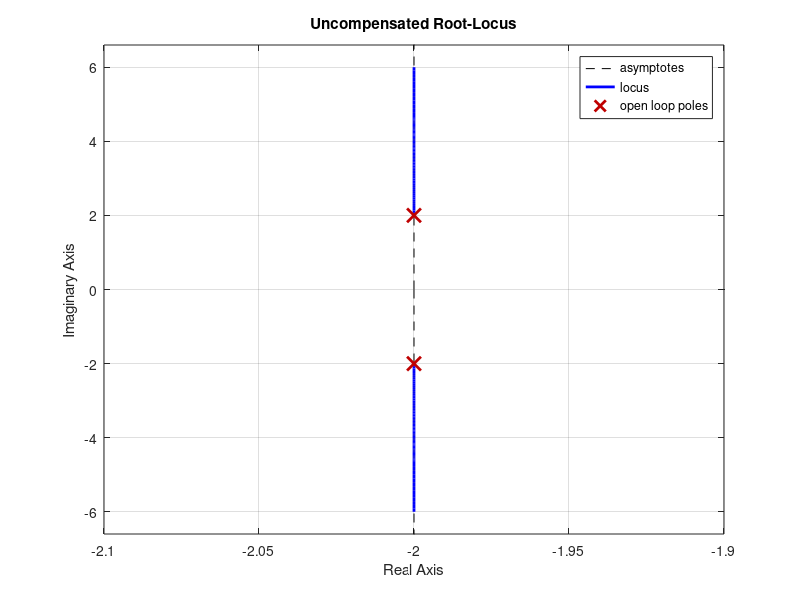
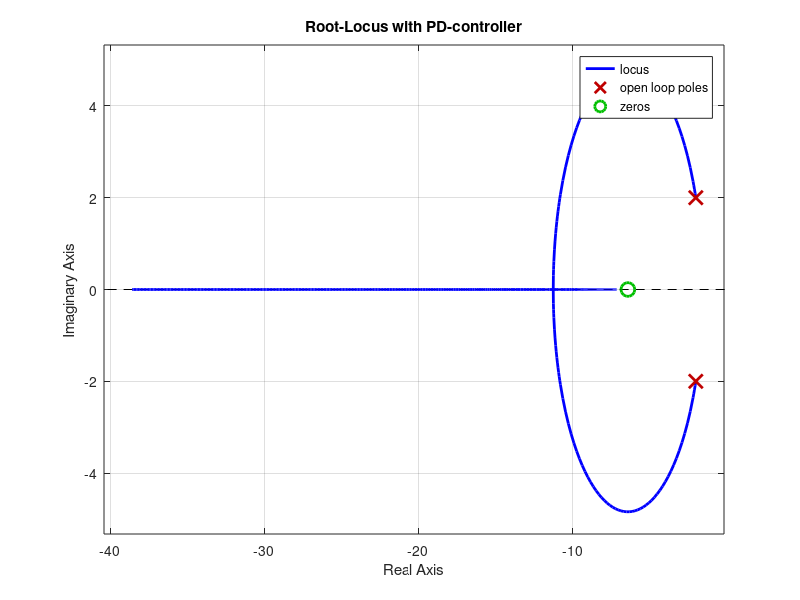
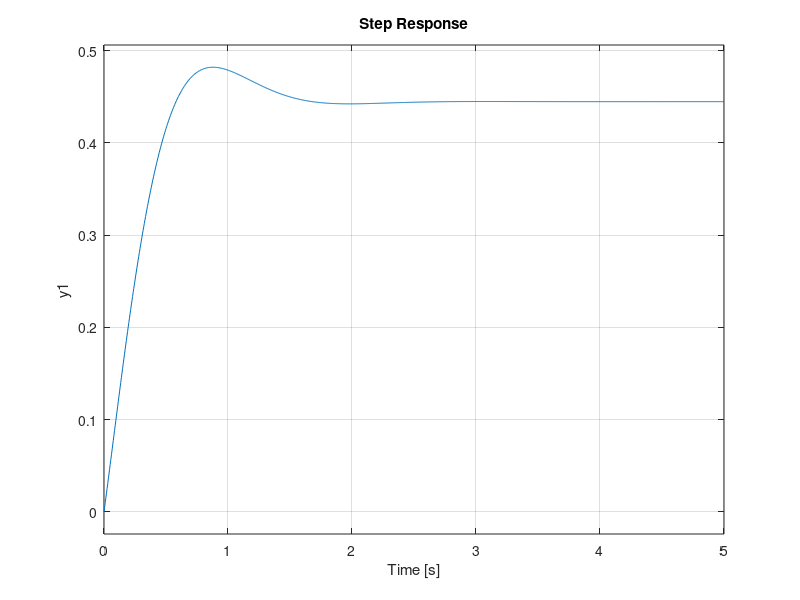

MATLAB code for these plots, in order: (Note: this script raises an error after producing the figures.)
%ppark

clear;clc

%-----Part I-----%

sysi = tf((1),[1 4 8]);             %plant
figure(1);clf
rlocus(sysi);
title('Uncompensated Root-Locus')

%-----Part II-----%

sysii = tf([1 6.41],[1 4 8]);       %plant with controller
figure(2);clf
rlocus(sysii)
title('Root-Locus with PD-controller')

%-----Part V-----%

sysv = tf([1 6.41],[1 5 14.41]);    %system transfer function
t = linspace(0,5,1000);
figure(3);clf
step(sysv,t);

%-----Part VI-----%

s = stepinfo(sysv);
disp(s)
